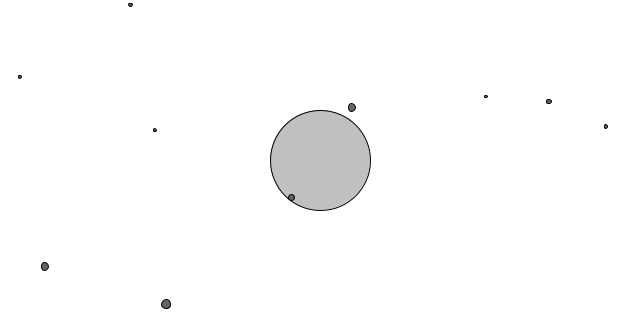
Frame 1 (no input)
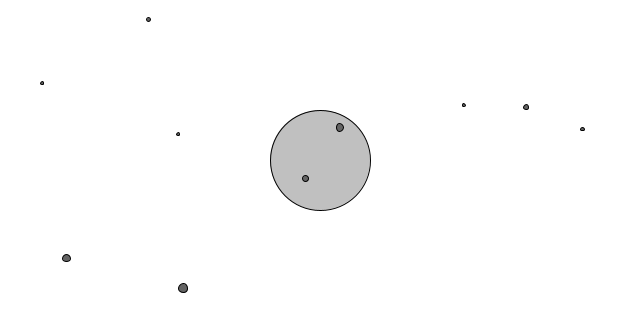
Frame 60 (the mouse pressed at the canvas centre just before this capture)
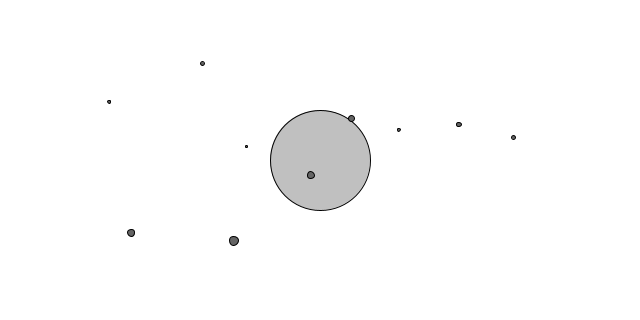
Frame 120 (the mouse held since frame 60 and released just before this capture)

The Processing sketch that drew these frames (run headless with seeded random() and noise(); from frame 60 on, the mouse is pressed at the canvas centre):

// Processing sketch: sketch_211028b_2_6
// ── sketch_211028b_2_6.pde
Attractor attractor;
Mover mover[] = new Mover[10];
void setup(){
  size(640,320);
  background(255);
  
  attractor = new Attractor();
  for(int i = 0; i< mover.length; i++){
    mover[i] = new Mover(random(0.5, 2.5), random(width), random(height));
  }
}

void draw(){
  background(255);
  
  attractor.display();
  
  for (int i = 0; i<mover.length; i++){
    mover[i].applyForce(attractor.createAttractForce(mover[i]));
    mover[i].update();
    
  
    mover[i].display();
  }
}

// ── Attractor.pde
class Attractor{
  PVector location;
  float mass;
  float G;
  
  Attractor(){
    location = new PVector(width / 2, height / 2);
    mass = 20;
    G = 0.4;
  }
  
  void display (){
    stroke(0);
    fill(175, 200);
    
    ellipse(location.x, location.y, mass * 5, mass * 5);
  }
  
  PVector createAttractForce(Mover mover){
    PVector dir = PVector.sub(location, mover.location);
    float dirMag = dir.mag();
    dirMag = constrain(dirMag, 5, 25);
    
    dir.normalize();
    
    float strength = G *mass * mover.mass / dirMag / dirMag;
    
    PVector force = dir.mult(strength);
    
    return force;
  }
}

// ── Mover.pde
class Mover{
  float mass;
  PVector location;
  PVector velocity;
  PVector acceleration;
  
  Mover(float m, float x, float y){
    mass = m;
    location = new PVector(x, y);
    velocity = new PVector(0, 0);
    acceleration = new PVector(0, 0);
  }
  
  void display(){
    stroke(0);
    fill(100);
    
    ellipse(location.x, location.y, mass * 5, mass * 5);
  }
  
  void applyForce(PVector force){
    acceleration.add(PVector.div(force, mass));
  }
  
  void update(){
    velocity.add(acceleration);
    location.add(velocity);
    
    acceleration.mult(0);
  }
}
